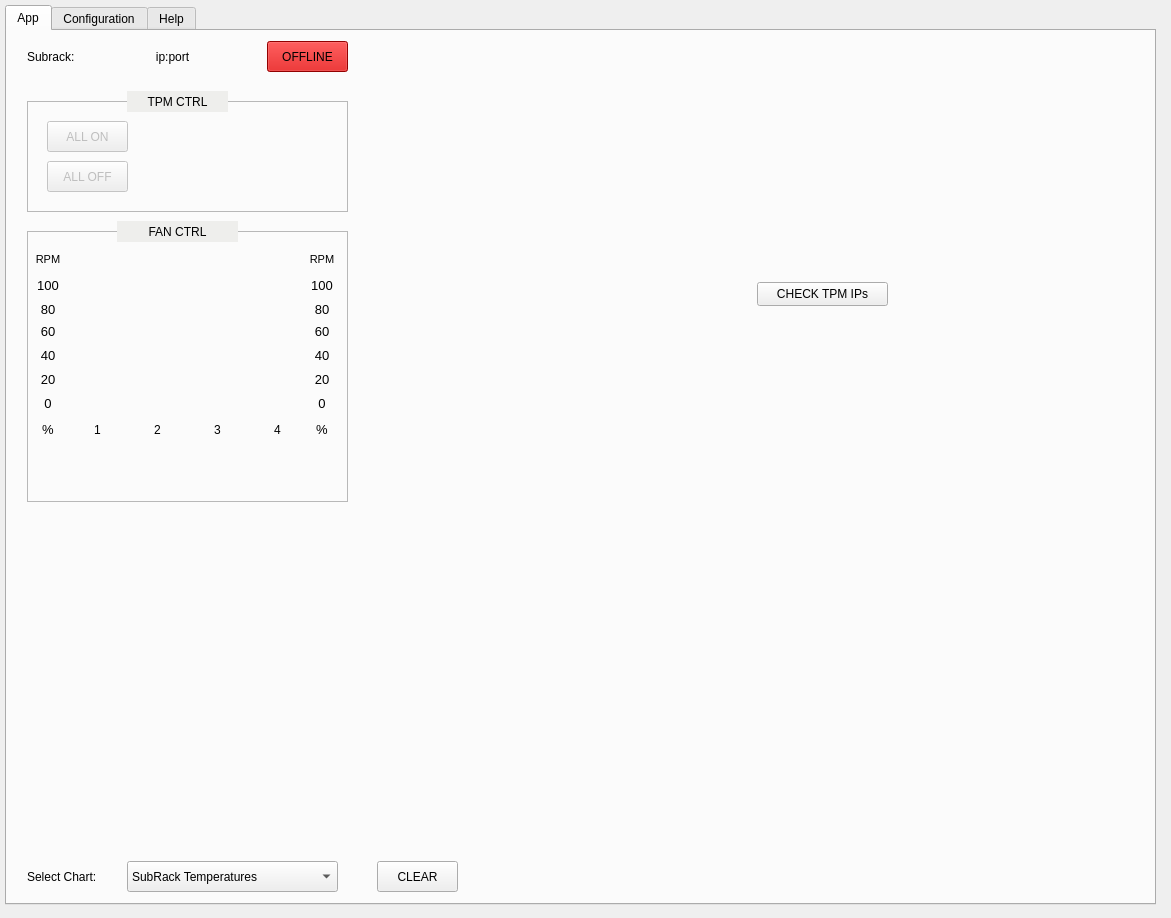
<?xml version="1.0" encoding="UTF-8"?>
<ui version="4.0">
 <class>Form</class>
 <widget class="QWidget" name="Form">
  <property name="geometry">
   <rect>
    <x>0</x>
    <y>0</y>
    <width>1171</width>
    <height>918</height>
   </rect>
  </property>
  <property name="windowTitle">
   <string>Form</string>
  </property>
  <widget class="QTabWidget" name="tabWidget">
   <property name="geometry">
    <rect>
     <x>5</x>
     <y>5</y>
     <width>1151</width>
     <height>900</height>
    </rect>
   </property>
   <property name="currentIndex">
    <number>0</number>
   </property>
   <widget class="QWidget" name="qtab_app">
    <attribute name="title">
     <string>App</string>
    </attribute>
    <widget class="QLabel" name="qlabel_message">
     <property name="geometry">
      <rect>
       <x>840</x>
       <y>830</y>
       <width>291</width>
       <height>31</height>
      </rect>
     </property>
     <property name="layoutDirection">
      <enum>Qt::LeftToRight</enum>
     </property>
     <property name="text">
      <string/>
     </property>
     <property name="alignment">
      <set>Qt::AlignRight|Qt::AlignTrailing|Qt::AlignVCenter</set>
     </property>
    </widget>
    <widget class="QComboBox" name="qcombo_chart">
     <property name="geometry">
      <rect>
       <x>120</x>
       <y>830</y>
       <width>211</width>
       <height>31</height>
      </rect>
     </property>
     <property name="currentIndex">
      <number>0</number>
     </property>
     <property name="maxVisibleItems">
      <number>16</number>
     </property>
     <property name="duplicatesEnabled">
      <bool>false</bool>
     </property>
     <item>
      <property name="text">
       <string>SubRack Temperatures</string>
      </property>
     </item>
     <item>
      <property name="text">
       <string>TPM Board Temperatures</string>
      </property>
     </item>
     <item>
      <property name="text">
       <string>TPM FPGA0 Temperatures</string>
      </property>
     </item>
     <item>
      <property name="text">
       <string>TPM FPGA1 Temperatures</string>
      </property>
     </item>
     <item>
      <property name="text">
       <string>TPM Powers</string>
      </property>
     </item>
     <item>
      <property name="text">
       <string>TPM Currents</string>
      </property>
     </item>
     <item>
      <property name="text">
       <string>TPM Voltages</string>
      </property>
     </item>
     <item>
      <property name="text">
       <string>Power Supply Fan Speeds</string>
      </property>
     </item>
     <item>
      <property name="text">
       <string>Power Supply Powers</string>
      </property>
     </item>
     <item>
      <property name="text">
       <string>Power Supply Currents</string>
      </property>
     </item>
     <item>
      <property name="text">
       <string>Power Supply Voltages</string>
      </property>
     </item>
    </widget>
    <widget class="QWidget" name="qplot_chart_tpm" native="true">
     <property name="geometry">
      <rect>
       <x>0</x>
       <y>480</y>
       <width>1141</width>
       <height>341</height>
      </rect>
     </property>
    </widget>
    <widget class="QPushButton" name="qbutton_connect">
     <property name="geometry">
      <rect>
       <x>260</x>
       <y>10</y>
       <width>81</width>
       <height>31</height>
      </rect>
     </property>
     <property name="styleSheet">
      <string notr="true">background-color: rgb(204, 0, 0);</string>
     </property>
     <property name="text">
      <string>OFFLINE</string>
     </property>
    </widget>
    <widget class="QWidget" name="qplot_mgn_temp" native="true">
     <property name="geometry">
      <rect>
       <x>750</x>
       <y>0</y>
       <width>201</width>
       <height>231</height>
      </rect>
     </property>
    </widget>
    <widget class="QWidget" name="qplot_psu" native="true">
     <property name="geometry">
      <rect>
       <x>940</x>
       <y>0</y>
       <width>201</width>
       <height>231</height>
      </rect>
     </property>
    </widget>
    <widget class="QWidget" name="qplot_tpm_power" native="true">
     <property name="geometry">
      <rect>
       <x>350</x>
       <y>0</y>
       <width>411</width>
       <height>231</height>
      </rect>
     </property>
    </widget>
    <widget class="QLabel" name="qlabel_connection_3">
     <property name="geometry">
      <rect>
       <x>120</x>
       <y>60</y>
       <width>101</width>
       <height>21</height>
      </rect>
     </property>
     <property name="layoutDirection">
      <enum>Qt::LeftToRight</enum>
     </property>
     <property name="styleSheet">
      <string notr="true">background-color: rgb(238, 238, 236);</string>
     </property>
     <property name="text">
      <string>TPM CTRL</string>
     </property>
     <property name="alignment">
      <set>Qt::AlignCenter</set>
     </property>
    </widget>
    <widget class="QWidget" name="qplot_chart_mgn" native="true">
     <property name="geometry">
      <rect>
       <x>10</x>
       <y>480</y>
       <width>1131</width>
       <height>341</height>
      </rect>
     </property>
    </widget>
    <widget class="QLabel" name="qlabel_ip_2">
     <property name="geometry">
      <rect>
       <x>20</x>
       <y>830</y>
       <width>101</width>
       <height>31</height>
      </rect>
     </property>
     <property name="layoutDirection">
      <enum>Qt::LeftToRight</enum>
     </property>
     <property name="text">
      <string>Select Chart:</string>
     </property>
     <property name="alignment">
      <set>Qt::AlignLeading|Qt::AlignLeft|Qt::AlignVCenter</set>
     </property>
    </widget>
    <widget class="QLabel" name="qlabel_ip">
     <property name="geometry">
      <rect>
       <x>20</x>
       <y>10</y>
       <width>61</width>
       <height>31</height>
      </rect>
     </property>
     <property name="layoutDirection">
      <enum>Qt::LeftToRight</enum>
     </property>
     <property name="text">
      <string>Subrack:</string>
     </property>
     <property name="alignment">
      <set>Qt::AlignLeading|Qt::AlignLeft|Qt::AlignVCenter</set>
     </property>
    </widget>
    <widget class="QLabel" name="qlabel_connection_5">
     <property name="geometry">
      <rect>
       <x>110</x>
       <y>190</y>
       <width>121</width>
       <height>21</height>
      </rect>
     </property>
     <property name="layoutDirection">
      <enum>Qt::LeftToRight</enum>
     </property>
     <property name="styleSheet">
      <string notr="true">background-color: rgb(238, 238, 236);</string>
     </property>
     <property name="text">
      <string>FAN CTRL</string>
     </property>
     <property name="alignment">
      <set>Qt::AlignCenter</set>
     </property>
    </widget>
    <widget class="QFrame" name="frame_fan">
     <property name="enabled">
      <bool>false</bool>
     </property>
     <property name="geometry">
      <rect>
       <x>20</x>
       <y>200</y>
       <width>321</width>
       <height>271</height>
      </rect>
     </property>
     <property name="frameShape">
      <enum>QFrame::StyledPanel</enum>
     </property>
     <property name="frameShadow">
      <enum>QFrame::Raised</enum>
     </property>
     <widget class="QLabel" name="label_fan_1">
      <property name="enabled">
       <bool>false</bool>
      </property>
      <property name="geometry">
       <rect>
        <x>60</x>
        <y>190</y>
        <width>21</width>
        <height>17</height>
       </rect>
      </property>
      <property name="styleSheet">
       <string notr="true">color: rgb(0, 0, 0);</string>
      </property>
      <property name="text">
       <string>1</string>
      </property>
      <property name="alignment">
       <set>Qt::AlignCenter</set>
      </property>
     </widget>
     <widget class="QLabel" name="label_fan_2">
      <property name="enabled">
       <bool>false</bool>
      </property>
      <property name="geometry">
       <rect>
        <x>120</x>
        <y>190</y>
        <width>21</width>
        <height>17</height>
       </rect>
      </property>
      <property name="styleSheet">
       <string notr="true">color: rgb(0, 0, 0);</string>
      </property>
      <property name="text">
       <string>2</string>
      </property>
      <property name="alignment">
       <set>Qt::AlignCenter</set>
      </property>
     </widget>
     <widget class="QLabel" name="label_fan_4">
      <property name="enabled">
       <bool>false</bool>
      </property>
      <property name="geometry">
       <rect>
        <x>240</x>
        <y>190</y>
        <width>21</width>
        <height>17</height>
       </rect>
      </property>
      <property name="styleSheet">
       <string notr="true">color: rgb(0, 0, 0);</string>
      </property>
      <property name="text">
       <string>4</string>
      </property>
      <property name="alignment">
       <set>Qt::AlignCenter</set>
      </property>
     </widget>
     <widget class="QLabel" name="label_fan_3">
      <property name="enabled">
       <bool>false</bool>
      </property>
      <property name="geometry">
       <rect>
        <x>180</x>
        <y>190</y>
        <width>21</width>
        <height>17</height>
       </rect>
      </property>
      <property name="styleSheet">
       <string notr="true">color: rgb(0, 0, 0);</string>
      </property>
      <property name="text">
       <string>3</string>
      </property>
      <property name="alignment">
       <set>Qt::AlignCenter</set>
      </property>
     </widget>
     <widget class="QLabel" name="label_perc_0">
      <property name="enabled">
       <bool>false</bool>
      </property>
      <property name="geometry">
       <rect>
        <x>8</x>
        <y>164</y>
        <width>26</width>
        <height>17</height>
       </rect>
      </property>
      <property name="font">
       <font>
        <pointsize>10</pointsize>
       </font>
      </property>
      <property name="styleSheet">
       <string notr="true">color: rgb(0, 0, 0);</string>
      </property>
      <property name="text">
       <string>0</string>
      </property>
      <property name="alignment">
       <set>Qt::AlignCenter</set>
      </property>
     </widget>
     <widget class="QLabel" name="label_perc_80">
      <property name="enabled">
       <bool>false</bool>
      </property>
      <property name="geometry">
       <rect>
        <x>8</x>
        <y>70</y>
        <width>26</width>
        <height>17</height>
       </rect>
      </property>
      <property name="font">
       <font>
        <pointsize>10</pointsize>
       </font>
      </property>
      <property name="styleSheet">
       <string notr="true">color: rgb(0, 0, 0);</string>
      </property>
      <property name="text">
       <string>80</string>
      </property>
      <property name="alignment">
       <set>Qt::AlignCenter</set>
      </property>
     </widget>
     <widget class="QLabel" name="label_perc_100">
      <property name="enabled">
       <bool>false</bool>
      </property>
      <property name="geometry">
       <rect>
        <x>8</x>
        <y>46</y>
        <width>26</width>
        <height>17</height>
       </rect>
      </property>
      <property name="font">
       <font>
        <pointsize>10</pointsize>
       </font>
      </property>
      <property name="styleSheet">
       <string notr="true">color: rgb(0, 0, 0);</string>
      </property>
      <property name="text">
       <string>100</string>
      </property>
      <property name="alignment">
       <set>Qt::AlignCenter</set>
      </property>
     </widget>
     <widget class="QLabel" name="label_perc_60">
      <property name="enabled">
       <bool>false</bool>
      </property>
      <property name="geometry">
       <rect>
        <x>8</x>
        <y>92</y>
        <width>26</width>
        <height>17</height>
       </rect>
      </property>
      <property name="font">
       <font>
        <pointsize>10</pointsize>
       </font>
      </property>
      <property name="styleSheet">
       <string notr="true">color: rgb(0, 0, 0);</string>
      </property>
      <property name="text">
       <string>60</string>
      </property>
      <property name="alignment">
       <set>Qt::AlignCenter</set>
      </property>
     </widget>
     <widget class="QLabel" name="label_perc_20">
      <property name="enabled">
       <bool>false</bool>
      </property>
      <property name="geometry">
       <rect>
        <x>8</x>
        <y>140</y>
        <width>26</width>
        <height>17</height>
       </rect>
      </property>
      <property name="font">
       <font>
        <pointsize>10</pointsize>
       </font>
      </property>
      <property name="styleSheet">
       <string notr="true">color: rgb(0, 0, 0);</string>
      </property>
      <property name="text">
       <string>20</string>
      </property>
      <property name="alignment">
       <set>Qt::AlignCenter</set>
      </property>
     </widget>
     <widget class="QLabel" name="label_perc_40">
      <property name="enabled">
       <bool>false</bool>
      </property>
      <property name="geometry">
       <rect>
        <x>8</x>
        <y>116</y>
        <width>26</width>
        <height>17</height>
       </rect>
      </property>
      <property name="font">
       <font>
        <pointsize>10</pointsize>
       </font>
      </property>
      <property name="styleSheet">
       <string notr="true">color: rgb(0, 0, 0);</string>
      </property>
      <property name="text">
       <string>40</string>
      </property>
      <property name="alignment">
       <set>Qt::AlignCenter</set>
      </property>
     </widget>
     <widget class="QLabel" name="label_perc">
      <property name="enabled">
       <bool>false</bool>
      </property>
      <property name="geometry">
       <rect>
        <x>8</x>
        <y>190</y>
        <width>26</width>
        <height>17</height>
       </rect>
      </property>
      <property name="font">
       <font>
        <pointsize>10</pointsize>
       </font>
      </property>
      <property name="styleSheet">
       <string notr="true">color: rgb(0, 0, 0);</string>
      </property>
      <property name="text">
       <string>%</string>
      </property>
      <property name="alignment">
       <set>Qt::AlignCenter</set>
      </property>
     </widget>
     <widget class="QLabel" name="label_perc_2">
      <property name="enabled">
       <bool>false</bool>
      </property>
      <property name="geometry">
       <rect>
        <x>282</x>
        <y>190</y>
        <width>26</width>
        <height>17</height>
       </rect>
      </property>
      <property name="font">
       <font>
        <pointsize>10</pointsize>
       </font>
      </property>
      <property name="styleSheet">
       <string notr="true">color: rgb(0, 0, 0);</string>
      </property>
      <property name="text">
       <string>%</string>
      </property>
      <property name="alignment">
       <set>Qt::AlignCenter</set>
      </property>
     </widget>
     <widget class="QLabel" name="label_perc_1">
      <property name="enabled">
       <bool>false</bool>
      </property>
      <property name="geometry">
       <rect>
        <x>282</x>
        <y>164</y>
        <width>26</width>
        <height>17</height>
       </rect>
      </property>
      <property name="font">
       <font>
        <pointsize>10</pointsize>
       </font>
      </property>
      <property name="styleSheet">
       <string notr="true">color: rgb(0, 0, 0);</string>
      </property>
      <property name="text">
       <string>0</string>
      </property>
      <property name="alignment">
       <set>Qt::AlignCenter</set>
      </property>
     </widget>
     <widget class="QLabel" name="label_perc_81">
      <property name="enabled">
       <bool>false</bool>
      </property>
      <property name="geometry">
       <rect>
        <x>282</x>
        <y>70</y>
        <width>26</width>
        <height>17</height>
       </rect>
      </property>
      <property name="font">
       <font>
        <pointsize>10</pointsize>
       </font>
      </property>
      <property name="styleSheet">
       <string notr="true">color: rgb(0, 0, 0);</string>
      </property>
      <property name="text">
       <string>80</string>
      </property>
      <property name="alignment">
       <set>Qt::AlignCenter</set>
      </property>
     </widget>
     <widget class="QLabel" name="label_perc_101">
      <property name="enabled">
       <bool>false</bool>
      </property>
      <property name="geometry">
       <rect>
        <x>282</x>
        <y>46</y>
        <width>26</width>
        <height>17</height>
       </rect>
      </property>
      <property name="font">
       <font>
        <pointsize>10</pointsize>
       </font>
      </property>
      <property name="styleSheet">
       <string notr="true">color: rgb(0, 0, 0);</string>
      </property>
      <property name="text">
       <string>100</string>
      </property>
      <property name="alignment">
       <set>Qt::AlignCenter</set>
      </property>
     </widget>
     <widget class="QLabel" name="label_perc_61">
      <property name="enabled">
       <bool>false</bool>
      </property>
      <property name="geometry">
       <rect>
        <x>282</x>
        <y>92</y>
        <width>26</width>
        <height>17</height>
       </rect>
      </property>
      <property name="font">
       <font>
        <pointsize>10</pointsize>
       </font>
      </property>
      <property name="styleSheet">
       <string notr="true">color: rgb(0, 0, 0);</string>
      </property>
      <property name="text">
       <string>60</string>
      </property>
      <property name="alignment">
       <set>Qt::AlignCenter</set>
      </property>
     </widget>
     <widget class="QLabel" name="label_perc_21">
      <property name="enabled">
       <bool>false</bool>
      </property>
      <property name="geometry">
       <rect>
        <x>282</x>
        <y>140</y>
        <width>26</width>
        <height>17</height>
       </rect>
      </property>
      <property name="font">
       <font>
        <pointsize>10</pointsize>
       </font>
      </property>
      <property name="styleSheet">
       <string notr="true">color: rgb(0, 0, 0);</string>
      </property>
      <property name="text">
       <string>20</string>
      </property>
      <property name="alignment">
       <set>Qt::AlignCenter</set>
      </property>
     </widget>
     <widget class="QLabel" name="label_perc_41">
      <property name="enabled">
       <bool>false</bool>
      </property>
      <property name="geometry">
       <rect>
        <x>282</x>
        <y>116</y>
        <width>26</width>
        <height>17</height>
       </rect>
      </property>
      <property name="font">
       <font>
        <pointsize>10</pointsize>
       </font>
      </property>
      <property name="styleSheet">
       <string notr="true">color: rgb(0, 0, 0);</string>
      </property>
      <property name="text">
       <string>40</string>
      </property>
      <property name="alignment">
       <set>Qt::AlignCenter</set>
      </property>
     </widget>
     <widget class="QLabel" name="label_rpm_sx">
      <property name="enabled">
       <bool>false</bool>
      </property>
      <property name="geometry">
       <rect>
        <x>8</x>
        <y>20</y>
        <width>26</width>
        <height>17</height>
       </rect>
      </property>
      <property name="font">
       <font>
        <pointsize>8</pointsize>
       </font>
      </property>
      <property name="styleSheet">
       <string notr="true">color: rgb(0, 0, 0);</string>
      </property>
      <property name="text">
       <string>RPM</string>
      </property>
      <property name="alignment">
       <set>Qt::AlignCenter</set>
      </property>
     </widget>
     <widget class="QLabel" name="label_rpm_dx">
      <property name="enabled">
       <bool>false</bool>
      </property>
      <property name="geometry">
       <rect>
        <x>282</x>
        <y>20</y>
        <width>26</width>
        <height>17</height>
       </rect>
      </property>
      <property name="font">
       <font>
        <pointsize>8</pointsize>
       </font>
      </property>
      <property name="styleSheet">
       <string notr="true">color: rgb(0, 0, 0);</string>
      </property>
      <property name="text">
       <string>RPM</string>
      </property>
      <property name="alignment">
       <set>Qt::AlignCenter</set>
      </property>
     </widget>
    </widget>
    <widget class="QFrame" name="frame_tpm">
     <property name="enabled">
      <bool>false</bool>
     </property>
     <property name="geometry">
      <rect>
       <x>20</x>
       <y>70</y>
       <width>321</width>
       <height>111</height>
      </rect>
     </property>
     <property name="frameShape">
      <enum>QFrame::StyledPanel</enum>
     </property>
     <property name="frameShadow">
      <enum>QFrame::Raised</enum>
     </property>
     <widget class="QPushButton" name="qbutton_tpm_off">
      <property name="geometry">
       <rect>
        <x>20</x>
        <y>60</y>
        <width>81</width>
        <height>31</height>
       </rect>
      </property>
      <property name="text">
       <string>ALL OFF</string>
      </property>
     </widget>
     <widget class="QPushButton" name="qbutton_tpm_on">
      <property name="geometry">
       <rect>
        <x>20</x>
        <y>20</y>
        <width>81</width>
        <height>31</height>
       </rect>
      </property>
      <property name="text">
       <string>ALL ON</string>
      </property>
     </widget>
    </widget>
    <widget class="QPushButton" name="qbutton_clear_chart">
     <property name="geometry">
      <rect>
       <x>370</x>
       <y>830</y>
       <width>81</width>
       <height>31</height>
      </rect>
     </property>
     <property name="text">
      <string>CLEAR</string>
     </property>
    </widget>
    <widget class="QLabel" name="qlabel_tstamp">
     <property name="geometry">
      <rect>
       <x>480</x>
       <y>830</y>
       <width>371</width>
       <height>31</height>
      </rect>
     </property>
     <property name="layoutDirection">
      <enum>Qt::LeftToRight</enum>
     </property>
     <property name="text">
      <string/>
     </property>
     <property name="alignment">
      <set>Qt::AlignCenter</set>
     </property>
    </widget>
    <widget class="QLabel" name="qline_ip">
     <property name="geometry">
      <rect>
       <x>90</x>
       <y>10</y>
       <width>151</width>
       <height>31</height>
      </rect>
     </property>
     <property name="layoutDirection">
      <enum>Qt::LeftToRight</enum>
     </property>
     <property name="text">
      <string>ip:port</string>
     </property>
     <property name="alignment">
      <set>Qt::AlignCenter</set>
     </property>
    </widget>
    <widget class="QWidget" name="qw_log" native="true">
     <property name="geometry">
      <rect>
       <x>350</x>
       <y>240</y>
       <width>791</width>
       <height>231</height>
      </rect>
     </property>
    </widget>
    <widget class="QPushButton" name="qbutton_check_ips">
     <property name="geometry">
      <rect>
       <x>750</x>
       <y>251</y>
       <width>131</width>
       <height>24</height>
      </rect>
     </property>
     <property name="text">
      <string>CHECK TPM IPs</string>
     </property>
    </widget>
    <zorder>qlabel_message</zorder>
    <zorder>qcombo_chart</zorder>
    <zorder>qplot_chart_tpm</zorder>
    <zorder>qbutton_connect</zorder>
    <zorder>qplot_mgn_temp</zorder>
    <zorder>qplot_psu</zorder>
    <zorder>qplot_tpm_power</zorder>
    <zorder>qplot_chart_mgn</zorder>
    <zorder>qlabel_ip_2</zorder>
    <zorder>qlabel_ip</zorder>
    <zorder>frame_fan</zorder>
    <zorder>frame_tpm</zorder>
    <zorder>qlabel_connection_5</zorder>
    <zorder>qlabel_connection_3</zorder>
    <zorder>qbutton_clear_chart</zorder>
    <zorder>qlabel_tstamp</zorder>
    <zorder>qline_ip</zorder>
    <zorder>qw_log</zorder>
    <zorder>qbutton_check_ips</zorder>
   </widget>
   <widget class="QWidget" name="qtab_conf">
    <attribute name="title">
     <string>Configuration</string>
    </attribute>
   </widget>
   <widget class="QWidget" name="qtab_help">
    <attribute name="title">
     <string>Help</string>
    </attribute>
    <widget class="QTextEdit" name="Help_SubRack">
     <property name="geometry">
      <rect>
       <x>10</x>
       <y>10</y>
       <width>1121</width>
       <height>841</height>
      </rect>
     </property>
     <property name="autoFillBackground">
      <bool>false</bool>
     </property>
     <property name="styleSheet">
      <string notr="true">background-color: rgb(251, 249, 246);</string>
     </property>
     <property name="frameShape">
      <enum>QFrame::NoFrame</enum>
     </property>
     <property name="html">
      <string>&lt;!DOCTYPE HTML PUBLIC &quot;-//W3C//DTD HTML 4.0//EN&quot; &quot;http://www.w3.org/TR/REC-html40/strict.dtd&quot;&gt;
&lt;html&gt;&lt;head&gt;&lt;meta name=&quot;qrichtext&quot; content=&quot;1&quot; /&gt;&lt;style type=&quot;text/css&quot;&gt;
p, li { white-space: pre-wrap; }
&lt;/style&gt;&lt;/head&gt;&lt;body style=&quot; font-family:'Ubuntu'; font-size:11pt; font-weight:400; font-style:normal;&quot;&gt;
&lt;p style=&quot;-qt-paragraph-type:empty; margin-top:0px; margin-bottom:0px; margin-left:0px; margin-right:0px; -qt-block-indent:0; text-indent:0px;&quot;&gt;&lt;br /&gt;&lt;/p&gt;&lt;/body&gt;&lt;/html&gt;</string>
     </property>
    </widget>
   </widget>
  </widget>
 </widget>
 <resources/>
 <connections/>
</ui>
